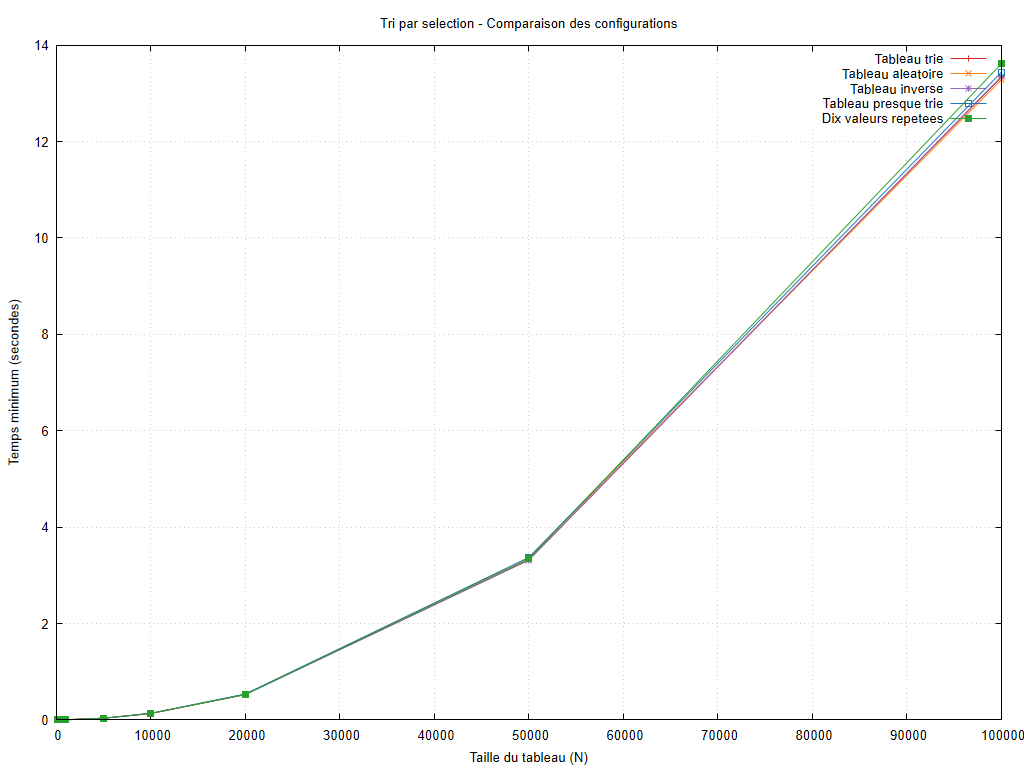

Here is the gnuplot script that generated this plot:
set encoding utf8
set terminal pngcairo size 1024,768 font 'Arial,10'
set output 'graphiques/20261011_212626/cases/selection_sort_cases.png'
set datafile missing 'non_mesure'
set title 'Tri par selection - Comparaison des configurations'
set xlabel 'Taille du tableau (N)'
set ylabel 'Temps minimum (secondes)'
set grid
set yrange [0:*]
plot 'resultats/20261011_212626/cases/selection_sort_cases.dat' using 1:2 title 'Tableau trie' with linespoints lc rgb '#d62728', 'resultats/20261011_212626/cases/selection_sort_cases.dat' using 1:3 title 'Tableau aleatoire' with linespoints lc rgb '#ff7f0e', 'resultats/20261011_212626/cases/selection_sort_cases.dat' using 1:4 title 'Tableau inverse' with linespoints lc rgb '#9467bd', 'resultats/20261011_212626/cases/selection_sort_cases.dat' using 1:5 title 'Tableau presque trie' with linespoints lc rgb '#1f77b4', 'resultats/20261011_212626/cases/selection_sort_cases.dat' using 1:6 title 'Dix valeurs repetees' with linespoints lc rgb '#2ca02c'
unset output
